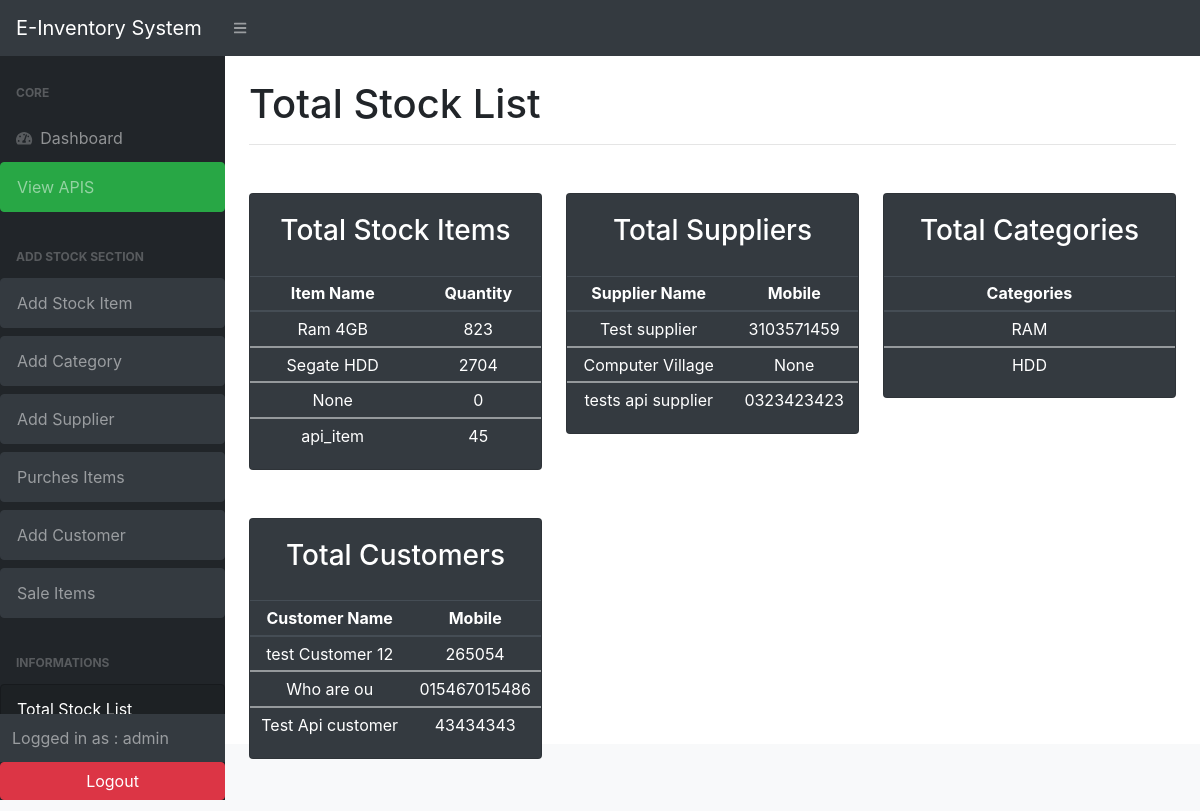
The page /total_list/ (signed in) on the database its author committed.
### stock/models.py (models this page shows, shortened)
class Stock( models.Model):
    id = models.AutoField(primary_key=True)
    category =models.ForeignKey(Category, on_delete=models.SET_NULL, null=True,blank=True)
    item_name = models.CharField(max_length=200, null=True)
    quantity = models.IntegerField(default=0)
    price = models.FloatField(null=True, blank=True,default= 0)
    amount = models.FloatField(null=True, blank=True,default= 0)
    supplier= models.ForeignKey(Supplier, on_delete=models.SET_NULL, null=True,blank=True)
    last_updated=models.DateTimeField(auto_now_add=False,auto_now=True)
    timestamp= models.DateTimeField(auto_now_add=True,auto_now=False,)
    is_deleted = models.BooleanField(default=False)

class Supplier (models.Model):
    sup_name = models.CharField(max_length=200, null=True,)
    sup_mobile = models.CharField(max_length=200, null=True, blank=True)
    sup_email = models.CharField(max_length=200, null=True, blank=True)
    sup_note = models.TextField(blank=True, null=True)

class Category (models.Model):
    cat_name= models.CharField(max_length=200, null=True)

class Customer (models.Model):
    name = models.CharField(max_length=200)
    phone = models.CharField(max_length=30)

### stock/views.py (the view)
# urls.py: path('total_list/', views.total_list, name='total_list'),
@login_required(login_url='user_login')
def total_list(request):
    items = Stock.objects.all()
    suppliers = Supplier.objects.all()
    categories= Category.objects.all()
    customers= Customer.objects.all()
    context ={
        'items':items ,
        'suppliers':suppliers,
        'categories':categories,
        'customers':customers
    }
    return render (request, 'stock/total_list.html', context)

### stock/templates/stock/total_list.html (shortened to what this page needs)
{% extends "base.html" %}
{% block content %}
{% load crispy_forms_tags %}
<main>
    <div class="container-fluid">
        <h1 class="mt-4 mb-3">Total Stock List</h1>
        <hr>
        <div class="row mt-4">
            <div class="col-xl-4 col-md-6  text-center mt-4">
                <div class="card bg-dark text-white mb-4">
                    <div class="card-body">
                        <h3>Total Stock Items</h3>
                    </div>
                    <div class=" text-center">
                        <table class="table table-sm table-dark">
                            <thead>
                                <tr>
                                    <th scope="col">Item Name</th>
                                    <th scope="col">Quantity</th>
                                </tr>
                            </thead>
                            {% for item in items %}
                            <tbody>
                                <tr>
                                    <td>{{item.item_name}}</td>
                                    <td>{{item.quantity}}</td>
                                </tr>
                            </tbody>
                            {% endfor %}
                        </table>
                    </div>
                </div>
            </div>
            <div class="col-xl-4 col-md-6  text-center mt-4">
                <div class="card bg-dark text-white mb-4">
                    <div class="card-body">
                        <h3>Total Suppliers </h3>
                    </div>
                    <div class=" text-center">
                        <table class="table table-sm table-dark">
                            <thead>
                                <tr>
                                    <th scope="col">Supplier Name</th>
                                    <th scope="col">Mobile</th>
                                </tr>
                            </thead>
                            {% for sup in suppliers %}
                            <tbody>
                                <tr>
                                    <td>{{sup.sup_name}}</td>
                                    <td>{{sup.sup_mobile}}</td>
                                </tr>
                            </tbody>
                            {% endfor %}
                        </table>
                    </div>
                </div>
            </div>
            <div class="col-xl-4 col-md-6  text-center mt-4">
                <div class="card bg-dark text-white mb-4">
                    <div class="card-body">
                        <h3>Total Categories </h3>
                    </div>
                    <div class=" text-center">
                        <table class="table table-sm table-dark">
                            <thead>
                                <tr>
                                    <th scope="col">Categories</th>
                                </tr>
                            </thead>
                            {% for cat in categories %}
                            <tbody>
                                <tr>
                                    <td>{{cat.cat_name}}</td>
                                </tr>
                            </tbody>
                            {% endfor %}
                        </table>
                    </div>
                </div>
            </div>
            <div class="col-xl-4 col-md-6  text-center mt-4">
                <div class="card bg-dark text-white mb-4">
                    <div class="card-body">
                        <h3>Total Customers </h3>
                    </div>
                    <div class=" text-center">
                        <table class="table table-sm table-dark">
                            <thead>
                                <tr>
                                    <th scope="col">Customer Name</th>
                                    <th scope="col">Mobile</th>
                                </tr>
                            </thead>
                            {% for cust in customers %}
                            <tbody>
                                <tr>
                                    <td>{{cust.name}}</td>
                                    <td>{{cust.phone}}</td>
                                </tr>
                            </tbody>
                            {% endfor %}
                        </table>
                    </div>
                </div>
            </div>
            <div class="col-xl-3 col-md-6">
            </div>
        </div>
    </div>
    </div>
    </div>
{% endblock %}

### stock/templates/layouts/backend_sidebar.html (shortened to what this page needs)
<div id="layoutSidenav_nav">
    <nav class="sb-sidenav accordion sb-sidenav-dark" id="sidenavAccordion">
        <div class="sb-sidenav-menu">
            <div class="nav">
                <div class="sb-sidenav-menu-heading">Core</div>
                <a class="nav-link" href="{% url 'list_items' %}">
                    <div class="sb-nav-link-icon"><i class="fas fa-tachometer-alt"></i></div>
                    Dashboard
                </a>
                <a class="nav-link collapsed btn btn-success mb-2" href="{% url 'schema-swagger-ui' %}"> View APIS
                </a>
                <div class="sb-sidenav-menu-heading">Add Stock Section</div>
                <a class="nav-link collapsed btn btn-dark mb-2" href="{% url 'add_stock' %}"> Add Stock Item
                </a>
                <a class="nav-link collapsed btn btn-dark mb-2" href="{% url 'add_category' %}"> Add Category
                </a>
                <a class="nav-link collapsed btn btn-dark mb-2" href="{% url 'add_sup' %}"> Add Supplier
                </a>
                <a class="nav-link collapsed btn btn-dark mb-2" href="{% url 'purchase' %}"> Purches Items
                </a>
                <a class="nav-link collapsed btn btn-dark mb-2" href="{% url 'add_cust' %}"> Add Customer
                </a>
                <a class="nav-link collapsed btn btn-dark mb-2" href="{% url 'sale' %}"> Sale Items
                </a>
                <div class="sb-sidenav-menu-heading">Informations</div>
                <a class="nav-link collapsed btn btn-dark mb-2" href="{% url 'total_list' %}"> Total Stock List
                </a>
            </div>
        </div>
        <div class="sb-sidenav-footer">
            <div class="p">Logged in as : {{request.user}}</div>
        </div>
        <div class="sb-sidenav-menu-heading text-center">
            {% if user.is_authenticated %}
            <form method="POST" action="{% url 'logout' %}">
                <button class="btn btn-danger" type="submit" style="padding-left: 85px; padding-right: 85px;">Logout
                </button>
            </form>
            {% else %}
            <button class="btn btn-info" type="submit" style="padding-left: 85px; padding-right: 85px;">login
            </button>
            {% endif %}
        </div>
    </nav>
</div>

### rows shown on the page
Stock: item_name "Ram 4GB", quantity "823"
Stock: item_name "Segate HDD", quantity "2704"
Stock: item_name "None", quantity "0"
Stock: item_name "api_item", quantity "45"
Supplier: sup_name "Test supplier", sup_mobile "3103571459"
Supplier: sup_name "Computer Village", sup_mobile "None"
Supplier: sup_name "tests api supplier", sup_mobile "0323423423"
Category: cat_name "RAM"
Category: cat_name "HDD"
Customer: name "test Customer 12", phone "265054"
Customer: name "Who are ou", phone "015467015486"
Customer: name "Test Api customer", phone "43434343"

### other values the page prints
{{ request.user }} "admin"
